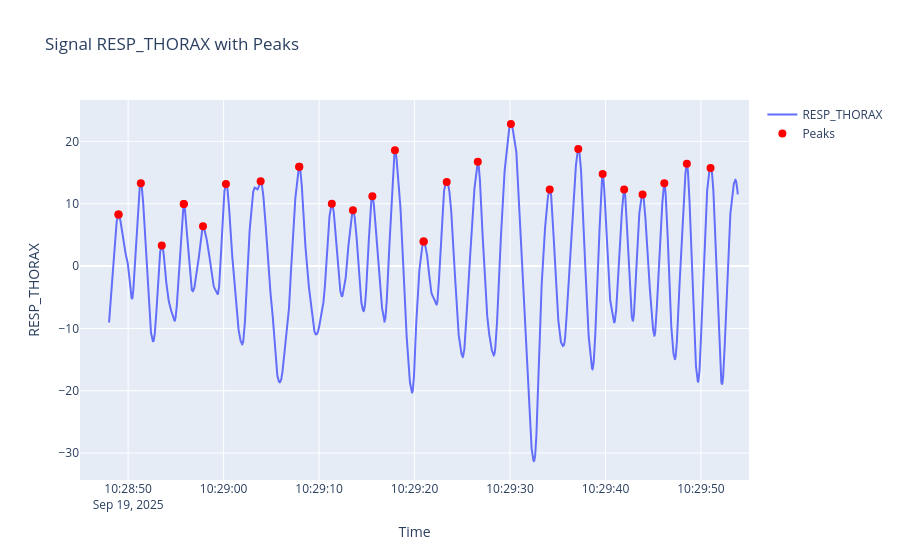
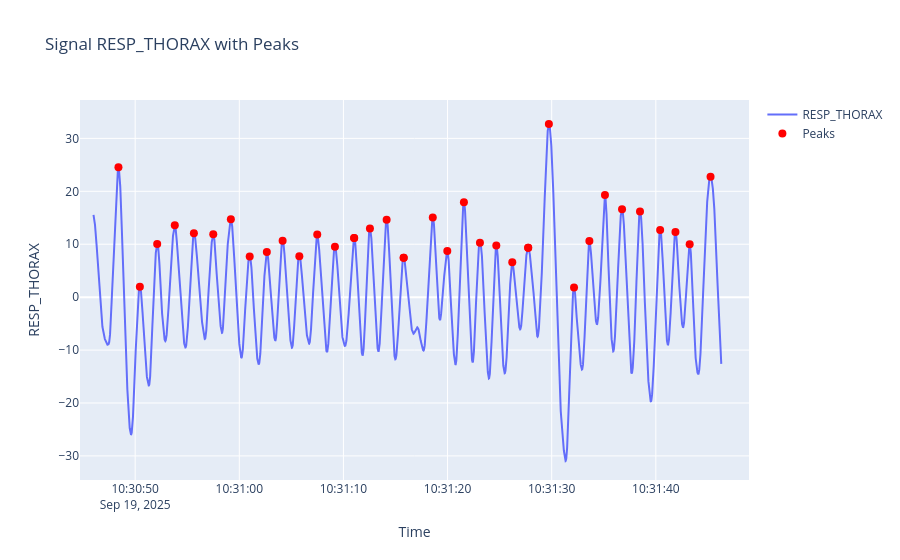

The cell these charts' notebook holds for them, in order:
### Code cell
sessions_mdm = [all_sessions["E1"][0], all_sessions["E3"][1], all_sessions["E5"][1], all_sessions["E8"][0]]

def analyse_mdm(session, student_id):
    prominence = 10
    session.plot("RESP_THORAX", timestamp=True)
    montee_1 = session.sequences[0]
    montee_2 = session.sequences[2]
    duration_1, n_peaks_1, breathing_rate_1, avg_amplitude_1 = analyse_montee(montee_1)
    duration_2, n_peaks_2, breathing_rate_2, avg_amplitude_2 = analyse_montee(montee_2)
    
    print(f"Etudiant {student_id} - Montee 1: Amplitude moyenne {avg_amplitude_1:.2f}%")
    print(f"{n_peaks_1} respirations en {duration_1:.2f} secondes ({breathing_rate_1:.2f} respirations/minute)")
    print("-------")
    print(f"Etudiant {student_id} - Montee 2: Amplitude moyenne {avg_amplitude_2:.2f}%")
    print(f"{n_peaks_2} respirations en {duration_2:.2f} secondes ({breathing_rate_2:.2f} respirations/minute)")
    
    print(f"Entre la première montée (frais) et la deuxième montée (fatigué), la fréquence respiratoire a augmenté de {(breathing_rate_2 - breathing_rate_1)/breathing_rate_1*100:.2f}%")
    print(f"L'amplitude moyenne a augmenté de {(avg_amplitude_2 - avg_amplitude_1)/avg_amplitude_1*100:.2f}%")
    

analyse_mdm(sessions_mdm[1], "E2")

### Figure 1 — Plotly figure (JSON) as saved in the notebook; plotly's stock layout.template omitted (floating-point values rounded to 4 significant figures; data arrays with more than 128 entries replaced by an {"elided": "..."} marker saying what was removed)
{"data": [{"mode": "lines", "name": "RESP_THORAX", "type": "scatter", "x": {"elided": "13172 str values"}, "y": {"elided": "13172 float values"}}, {"marker": {"color": "red", "size": 8}, "mode": "markers", "name": "Peaks", "type": "scatter", "x": ["2025-09-19T10:28:48.985000000", "2025-09-19T10:28:48.995000000", "2025-09-19T10:28:51.330000000", "2025-09-19T10:28:53.525000000", "2025-09-19T10:28:55.825000000", "2025-09-19T10:28:55.835000000", "2025-09-19T10:28:57.840000000", "2025-09-19T10:29:00.245000000", "2025-09-19T10:29:03.880000000", "2025-09-19T10:29:07.915000000", "2025-09-19T10:29:07.930000000", "2025-09-19T10:29:11.335000000", "2025-09-19T10:29:13.545000000", "2025-09-19T10:29:15.580000000", "2025-09-19T10:29:17.945000000", "2025-09-19T10:29:20.945000000", "2025-09-19T10:29:20.955000000", "2025-09-19T10:29:23.370000000", "2025-09-19T10:29:26.625000000", "2025-09-19T10:29:30.095000000", "2025-09-19T10:29:34.160000000", "2025-09-19T10:29:37.150000000", "2025-09-19T10:29:39.705000000", "2025-09-19T10:29:41.955000000", "2025-09-19T10:29:43.885000000", "2025-09-19T10:29:46.160000000", "2025-09-19T10:29:48.525000000", "2025-09-19T10:29:51.005000000"], "y": [8.264, 8.264, 13.27, 3.296, 9.937, 9.937, 6.384, 13.18, 13.6, 15.93, 15.93, 9.991, 8.936, 11.18, 18.59, 3.943, 3.943, 13.48, 16.72, 22.78, 12.29, 18.79, 14.75, 12.28, 11.49, 13.29, 16.42, 15.72]}], "layout": {"title": {"text": "Signal RESP_THORAX with Peaks"}, "xaxis": {"title": {"text": "Time"}}, "yaxis": {"title": {"text": "RESP_THORAX"}}}}

### Figure 2 — Plotly figure (JSON) as saved in the notebook; plotly's stock layout.template omitted (floating-point values rounded to 4 significant figures; data arrays with more than 128 entries replaced by an {"elided": "..."} marker saying what was removed)
{"data": [{"mode": "lines", "name": "RESP_THORAX", "type": "scatter", "x": {"elided": "12058 str values"}, "y": {"elided": "12058 float values"}}, {"marker": {"color": "red", "size": 8}, "mode": "markers", "name": "Peaks", "type": "scatter", "x": ["2025-09-19T10:30:48.395000000", "2025-09-19T10:30:50.450000000", "2025-09-19T10:30:52.115000000", "2025-09-19T10:30:53.805000000", "2025-09-19T10:30:55.640000000", "2025-09-19T10:30:57.500000000", "2025-09-19T10:30:59.190000000", "2025-09-19T10:31:01.000000000", "2025-09-19T10:31:02.645000000", "2025-09-19T10:31:04.160000000", "2025-09-19T10:31:05.765000000", "2025-09-19T10:31:07.485000000", "2025-09-19T10:31:09.185000000", "2025-09-19T10:31:11.025000000", "2025-09-19T10:31:11.035000000", "2025-09-19T10:31:12.545000000", "2025-09-19T10:31:14.150000000", "2025-09-19T10:31:15.780000000", "2025-09-19T10:31:15.790000000", "2025-09-19T10:31:18.580000000", "2025-09-19T10:31:19.975000000", "2025-09-19T10:31:21.570000000", "2025-09-19T10:31:23.110000000", "2025-09-19T10:31:24.680000000", "2025-09-19T10:31:26.215000000", "2025-09-19T10:31:27.735000000", "2025-09-19T10:31:27.750000000", "2025-09-19T10:31:29.730000000", "2025-09-19T10:31:32.145000000", "2025-09-19T10:31:33.620000000", "2025-09-19T10:31:35.115000000", "2025-09-19T10:31:36.755000000", "2025-09-19T10:31:38.480000000", "2025-09-19T10:31:40.415000000", "2025-09-19T10:31:41.885000000", "2025-09-19T10:31:43.250000000", "2025-09-19T10:31:45.255000000"], "y": [24.57, 1.947, 10.03, 13.59, 12.09, 11.89, 14.72, 7.69, 8.521, 10.66, 7.745, 11.86, 9.509, 11.18, 11.18, 12.99, 14.62, 7.458, 7.458, 15.03, 8.74, 17.95, 10.26, 9.766, 6.61, 9.357, 9.357, 32.71, 1.825, 10.6, 19.31, 16.59, 16.18, 12.69, 12.3, 10.0, 22.77]}], "layout": {"title": {"text": "Signal RESP_THORAX with Peaks"}, "xaxis": {"title": {"text": "Time"}}, "yaxis": {"title": {"text": "RESP_THORAX"}}}}
